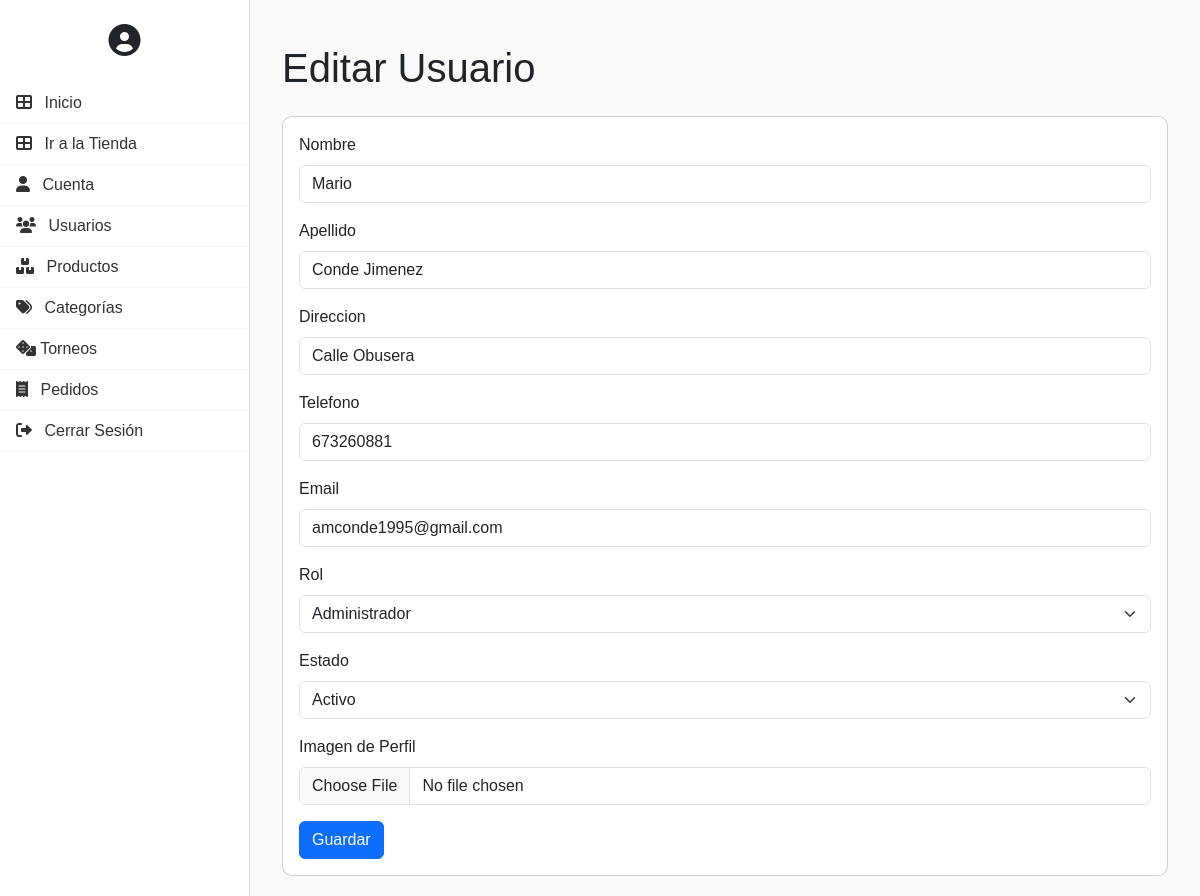
The page /controllers/User_Controller.php?action=editUser&id=78 (signed in) on the database its author committed.
### tables this page shows
CREATE TABLE `usuarios` (
  `ID_Usuario` int(11) NOT NULL,
  `Nombre` varchar(100) NOT NULL,
  `Apellido` varchar(100) NOT NULL,
  `Direccion` varchar(255) DEFAULT NULL,
  `Telefono` varchar(20) DEFAULT NULL,
  `Email` varchar(100) NOT NULL,
  `Password` varchar(255) NOT NULL,
  `Rol` varchar(50) NOT NULL,
  `Estado` varchar(50) NOT NULL,
  `imagen_perfil` varchar(255) DEFAULT NULL,
  `fecha_registro` timestamp NOT NULL DEFAULT current_timestamp(),
  `CodigoActivacion` varchar(100) DEFAULT NULL,
  `Activado` tinyint(1) DEFAULT 0,
  `reset_token` varchar(255) DEFAULT NULL,
  `reset_token_expiration` datetime DEFAULT NULL
);

### models/utils.php (called while the page is built, shortened)
<?php
class Utils
{
    public static function conectar()
    {
        try {
            require_once("../config/global.php");
            $conPDO = new PDO("mysql:host=" . $DB_SERVER . ";dbname=" . $DB_SCHEMA, $DB_USER, $DB_PASSWD);
            $conPDO->setAttribute(PDO::ATTR_ERRMODE, PDO::ERRMODE_EXCEPTION);
            return $conPDO;
        } catch (PDOException $e) {
            print "¡Error al conectar!: " . $e->getMessage() . "<br/>";
            return null;
        }
    }
}

### models/User_Model.php (called while the page is built, shortened)
<?php
require_once '../models/utils.php';
class User_Model
{
    private $db;
    public function __construct()
    {
        $this->db = Utils::conectar();
    }
    public function getUserById($userId)
    {
        try {
            $query = "SELECT * FROM usuarios WHERE ID_Usuario = :id";
            $stmt = $this->db->prepare($query);
            $stmt->bindParam(':id', $userId);
            $stmt->execute();
            return $stmt->fetch(PDO::FETCH_ASSOC);
        } catch (PDOException $e) {
            echo "Error: " . $e->getMessage();
            return null;
        }
    }
}

### views/user/edit_user_views.php (the view, shortened to what this page needs)
<!DOCTYPE html>
<html lang="es">
<head>
    <link href="https://cdn.jsdelivr.net/npm/bootstrap@5.3.0/dist/css/bootstrap.min.css" rel="stylesheet">
    <link rel="stylesheet" href="https://cdnjs.cloudflare.com/ajax/libs/font-awesome/6.0.0-beta3/css/all.min.css">
    <link rel="stylesheet" href="../Assets/css/dashboard.css">
</head>
<body>
    <div id="wrapper">
        <?php include '../views/includes/sidebar_menu.php'; ?>
        <div id="page-content-wrapper">
            <div class="container-fluid">
                <h1 class="mt-4">Editar Usuario</h1>
                <div class="card mt-4">
                    <div class="card-body">
                        <form action="User_Controller.php?action=updateUser" method="post" enctype="multipart/form-data">
                            <div class="mb-3">
                                <label for="nombre" class="form-label">Nombre</label>
                                <input type="text" class="form-control" id="nombre" name="nombre" value="<?php echo $usuario['Nombre']; ?>" required>
                            </div>
                            <div class="mb-3">
                                <label for="apellido" class="form-label">Apellido</label>
                                <input type="text" class="form-control" id="apellido" name="apellido" value="<?php echo $usuario['Apellido']; ?>" required>
                            </div>
                            <div class="mb-3">
                                <label for="direccion" class="form-label">Direccion</label>
                                <input type="text" class="form-control" id="direccion" name="direccion" value="<?php echo $usuario['Direccion']; ?>" required>
                            </div>
                            <div class="mb-3">
                                <label for="telefono" class="form-label">Telefono</label>
                                <input type="tel" class="form-control" id="telefono" name="telefono" value="<?php echo $usuario['Telefono']; ?>" required>
                            </div>
                            <div class="mb-3">
                                <label for="email" class="form-label">Email</label>
                                <input type="email" class="form-control" id="email" name="email" value="<?php echo $usuario['Email']; ?>" required>
                            </div>
                            <div class="mb-3">
                                <label for="rol" class="form-label">Rol</label>
                                <select id="rol" name="rol" class="form-select" required>
                                    <option value="admin" <?php if ($usuario['Rol'] == 'admin') echo 'selected'; ?>>Administrador</option>
                                </select>
                            </div>
                            <div class="mb-3">
                                <label for="estado" class="form-label">Estado</label>
                                <select id="estado" name="estado" class="form-select" required>
                                    <option value="activo" <?php if ($usuario['Estado'] == 'activo') echo 'selected'; ?>>Activo</option>
                                </select>
                            </div>
                            <div class="mb-3">
                                <label for="imagen_perfil" class="form-label">Imagen de Perfil</label>
                                <input type="file" class="form-control" id="imagen_perfil" name="imagen_perfil">
                            </div>
                            <button type="submit" class="btn btn-primary">Guardar</button>
                        </form>
                    </div>
                </div>
            </div>
        </div>
    </div>
</body>
</html>

### Assets/css/dashboard.css (style rules this page uses)
body { font-family: 'Arial', sans-serif; background-color: #f5f5f5; }
#wrapper { display: flex; width: 100%; }
#page-content-wrapper { flex: 1; padding: 20px; background-color: #f9f9f9; }
.card { border-radius: 10px; }

### rows shown on the page
usuarios: nombre "Mario", apellido "Conde Jimenez", direccion "Calle Obusera", telefono "673260881", email "amconde1995@gmail.com", rol "Administrador", estado "Activo"
